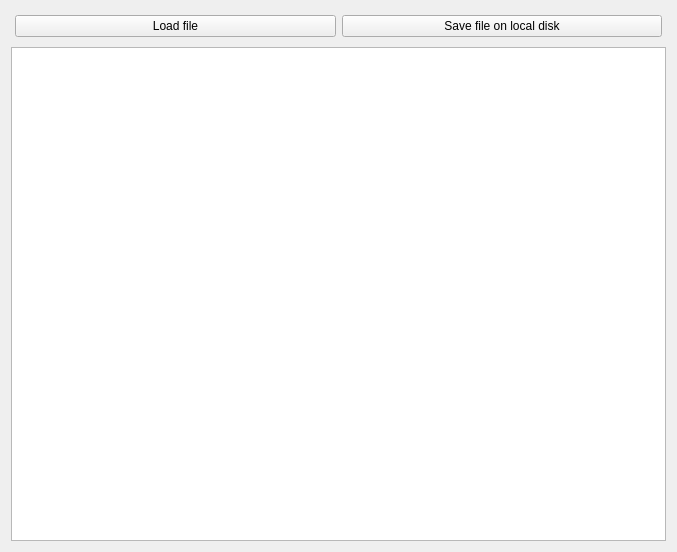
<?xml version="1.0" encoding="UTF-8"?>
<ui version="4.0">
 <class>docEditWidget</class>
 <widget class="QWidget" name="docEditWidget">
  <property name="geometry">
   <rect>
    <x>0</x>
    <y>0</y>
    <width>677</width>
    <height>552</height>
   </rect>
  </property>
  <property name="acceptDrops">
   <bool>false</bool>
  </property>
  <property name="windowTitle">
   <string>Shared Document Editing Tool</string>
  </property>
  <layout class="QVBoxLayout" name="verticalLayout">
   <item>
    <layout class="QHBoxLayout" name="horizontalLayout">
     <property name="margin">
      <number>4</number>
     </property>
     <item>
      <widget class="QPushButton" name="loadButton">
       <property name="text">
        <string>Load file</string>
       </property>
      </widget>
     </item>
     <item>
      <widget class="QPushButton" name="saveButton">
       <property name="text">
        <string>Save file on local disk</string>
       </property>
      </widget>
     </item>
    </layout>
   </item>
   <item>
    <widget class="QPlainTextEdit" name="textEditor">
     <property name="font">
      <font>
       <family>Courier New</family>
       <pointsize>9</pointsize>
      </font>
     </property>
     <property name="verticalScrollBarPolicy">
      <enum>Qt::ScrollBarAsNeeded</enum>
     </property>
     <property name="horizontalScrollBarPolicy">
      <enum>Qt::ScrollBarAsNeeded</enum>
     </property>
     <property name="lineWrapMode">
      <enum>QPlainTextEdit::NoWrap</enum>
     </property>
    </widget>
   </item>
  </layout>
 </widget>
 <resources/>
 <connections/>
</ui>
